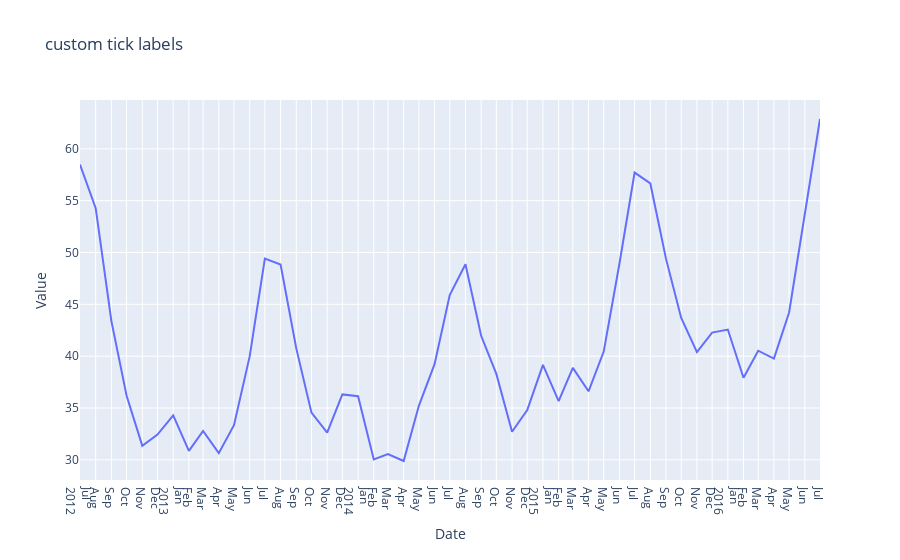

Here is the notebook cell this chart was saved with:
### Code cell
#Use interactive plotly to see where peaks and dips occur
import plotly.express as px
df = dfNN2.loc['2012-07-01':'2016-07-01']
fig = px.line(df, x=df.Date, y=df.Value,
              hover_data={ 'Date': "|%B %d, %Y"},
              title='custom tick labels')
fig.update_xaxes(
    dtick="M1",
    tickformat="%b\n%Y")
fig.show()

### Figure 1 — Plotly figure (JSON) as saved in the notebook; plotly's stock layout.template omitted (floating-point values rounded to 4 significant figures)
{"data": [{"hovertemplate": "Date=%{x|%B %d, %Y}<br>Value=%{y}<extra></extra>", "legendgroup": "", "line": {"color": "#636efa", "dash": "solid"}, "mode": "lines", "name": "", "orientation": "v", "showlegend": false, "type": "scatter", "x": ["2012-07-01T00:00:00", "2012-08-01T00:00:00", "2012-09-01T00:00:00", "2012-10-01T00:00:00", "2012-11-01T00:00:00", "2012-12-01T00:00:00", "2013-01-01T00:00:00", "2013-02-01T00:00:00", "2013-03-01T00:00:00", "2013-04-01T00:00:00", "2013-05-01T00:00:00", "2013-06-01T00:00:00", "2013-07-01T00:00:00", "2013-08-01T00:00:00", "2013-09-01T00:00:00", "2013-10-01T00:00:00", "2013-11-01T00:00:00", "2013-12-01T00:00:00", "2014-01-01T00:00:00", "2014-02-01T00:00:00", "2014-03-01T00:00:00", "2014-04-01T00:00:00", "2014-05-01T00:00:00", "2014-06-01T00:00:00", "2014-07-01T00:00:00", "2014-08-01T00:00:00", "2014-09-01T00:00:00", "2014-10-01T00:00:00", "2014-11-01T00:00:00", "2014-12-01T00:00:00", "2015-01-01T00:00:00", "2015-02-01T00:00:00", "2015-03-01T00:00:00", "2015-04-01T00:00:00", "2015-05-01T00:00:00", "2015-06-01T00:00:00", "2015-07-01T00:00:00", "2015-08-01T00:00:00", "2015-09-01T00:00:00", "2015-10-01T00:00:00", "2015-11-01T00:00:00", "2015-12-01T00:00:00", "2016-01-01T00:00:00", "2016-02-01T00:00:00", "2016-03-01T00:00:00", "2016-04-01T00:00:00", "2016-05-01T00:00:00", "2016-06-01T00:00:00", "2016-07-01T00:00:00"], "xaxis": "x", "y": [58.49, 54.28, 43.38, 36.18, 31.36, 32.43, 34.29, 30.86, 32.78, 30.64, 33.34, 39.97, 49.42, 48.84, 40.75, 34.55, 32.61, 36.31, 36.13, 30.04, 30.55, 29.89, 35.21, 39.23, 45.9, 48.87, 41.96, 38.29, 32.7, 34.8, 39.16, 35.67, 38.87, 36.61, 40.44, 48.92, 57.71, 56.66, 49.38, 43.68, 40.39, 42.27, 42.57, 37.92, 40.52, 39.76, 44.21, 53.57, 62.88], "yaxis": "y"}], "layout": {"legend": {"tracegroupgap": 0}, "title": {"text": "custom tick labels"}, "xaxis": {"anchor": "y", "domain": [0, 1], "dtick": "M1", "tickformat": "%b\n%Y", "title": {"text": "Date"}}, "yaxis": {"anchor": "x", "domain": [0, 1], "title": {"text": "Value"}}}}
